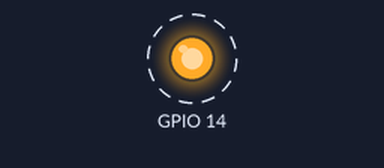
The program below on a simulated Raspberry Pi (BCM pin numbers). Shown: output pins drawn as LEDs (lit = HIGH). Dashed ring = blinking. What the program prints to the terminal is not drawn.

Above: at 0.5 s.
Timing chart, 0 to 4.6 s (numbered marks = the images above):
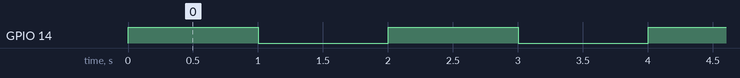

Measured:
- by itself, GPIO 14: alternates HIGH for 1.0 s and LOW for 1.0 s

The program:

blinkLed.py
```python
import RPi.GPIO as GPIO
import time

GPIO.setmode(GPIO.BCM)
GPIO.setwarnings(False)
GPIO.setup(14,GPIO.OUT)

while True:
        GPIO.output(14,GPIO.HIGH)
        print "LED is ON"
        time.sleep(1)


        GPIO.output(14,GPIO.LOW)
        print "LED is OFF"
        time.sleep(1)
```
